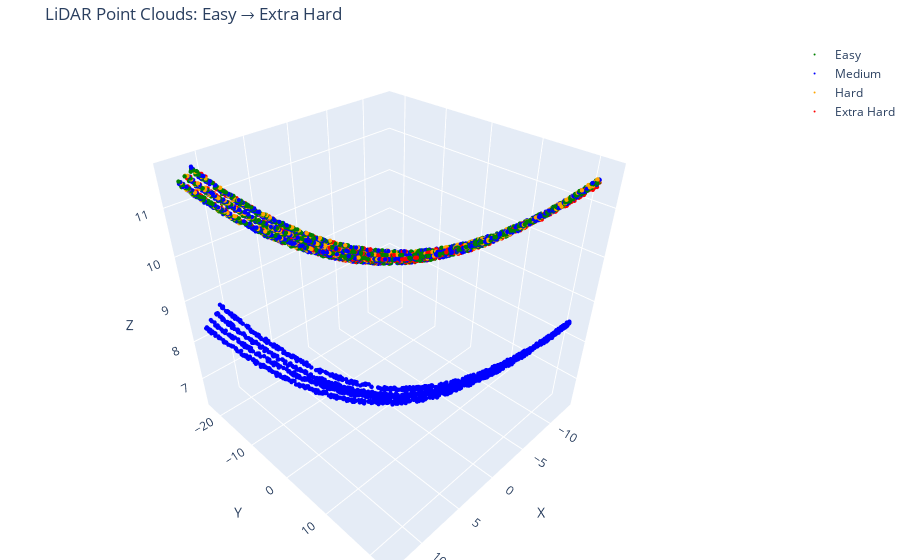

Source (notebook cell):
### Code cell
traces = []
for i, (label, path) in enumerate(files.items()):
    df = pd.read_parquet(path)
    traces.append(go.Scatter3d(
        x=df['x'], y=df['y'], z=df['z'],
        mode='markers',
        marker=dict(size=1.5, color=colors_list[i]),
        name=label
    ))


fig = go.Figure(data=traces)
fig.update_layout(
    title="LiDAR Point Clouds: Easy → Extra Hard",
    scene=dict(
        xaxis_title='X',
        yaxis_title='Y',
        zaxis_title='Z', 
        # aspectmode='data'
    ),
    margin=dict(l=0, r=0, b=0, t=40)
)

fig.show()

### Figure 1 — Plotly figure (JSON) as saved in the notebook; plotly's stock layout.template omitted (floating-point values rounded to 4 significant figures; data arrays with more than 128 entries replaced by an {"elided": "..."} marker saying what was removed)
{"data": [{"marker": {"color": "green", "size": 1.5}, "mode": "markers", "name": "Easy", "type": "scatter3d", "x": {"elided": "1502 float values"}, "y": {"elided": "1502 float values"}, "z": {"elided": "1502 float values"}}, {"marker": {"color": "blue", "size": 1.5}, "mode": "markers", "name": "Medium", "type": "scatter3d", "x": {"elided": "2803 float values"}, "y": {"elided": "2803 float values"}, "z": {"elided": "2803 float values"}}, {"marker": {"color": "orange", "size": 1.5}, "mode": "markers", "name": "Hard", "type": "scatter3d", "x": {"elided": "601 float values"}, "y": {"elided": "601 float values"}, "z": {"elided": "601 float values"}}, {"marker": {"color": "red", "size": 1.5}, "mode": "markers", "name": "Extra Hard", "type": "scatter3d", "x": {"elided": "1201 float values"}, "y": {"elided": "1201 float values"}, "z": {"elided": "1201 float values"}}], "layout": {"margin": {"b": 0, "l": 0, "r": 0, "t": 40}, "scene": {"xaxis": {"title": {"text": "X"}}, "yaxis": {"title": {"text": "Y"}}, "zaxis": {"title": {"text": "Z"}}}, "title": {"text": "LiDAR Point Clouds: Easy → Extra Hard"}}}
